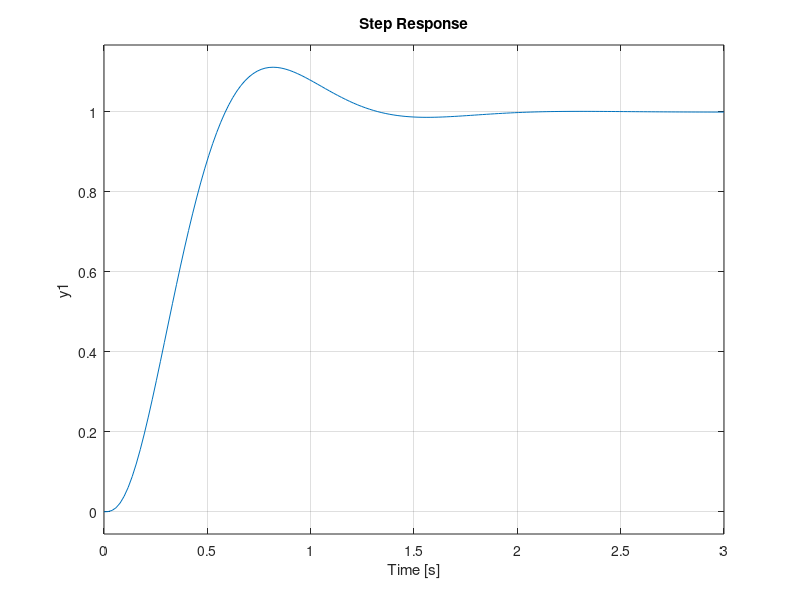

Recreate this plot in MATLAB.
s = tf('s');
H = 1/(s - 2);
nyquist(H);
N = 1;
G = 250*N / s/(10*0.006*s + 10*0.0706) / (10*s + 100)
nyquist(G)
T = feedback(G, 1);
step(T)